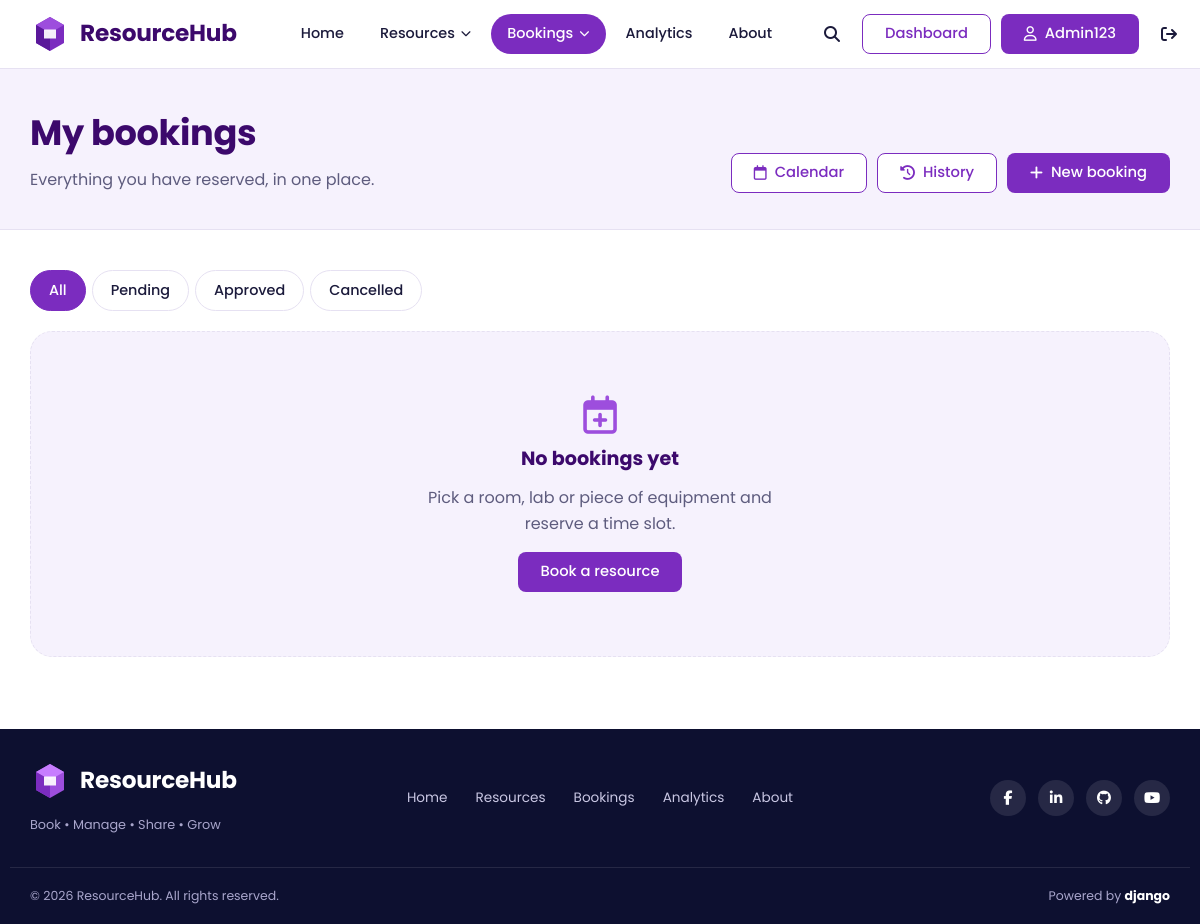
The page /bookings/ (signed in) on the database as committed earlier.
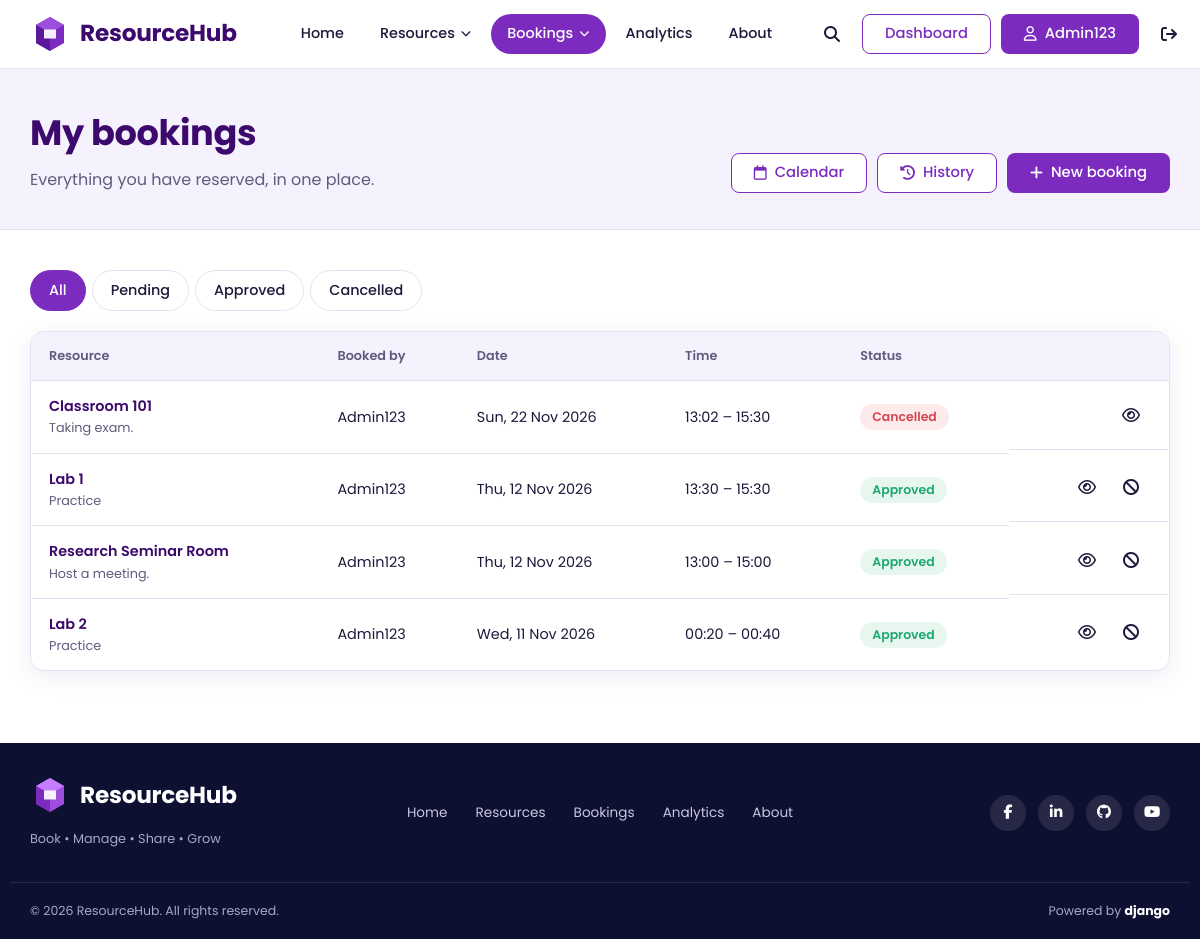
The same page on the database as committed later.
### accounts/models.py (models this page shows, shortened)
class User(AbstractUser):
    ROLE_CHOICES = [
        ("student", "Student"),
        ("teacher", "Teacher"),
        ("admin", "Administrator"),
    ]
    email = models.EmailField(unique=True)
    role = models.CharField(
        max_length=20,
        choices=ROLE_CHOICES,
        default="student",
    )
    department = models.CharField(
        max_length=100,
        blank=True,
    )
    email_verified = models.BooleanField(default=False)

class Profile(models.Model):
    user = models.OneToOneField(
        settings.AUTH_USER_MODEL,
        on_delete=models.CASCADE,
        related_name="profile",
    )
    first_name = models.CharField(
        max_length=120,
        blank=True,
    )
    last_name = models.CharField(
        max_length=100,
        blank=True,
    )
    phone = models.CharField(
        max_length=20,
        blank=True,
    )
    profile_picture = models.ImageField(
        upload_to="profile_pictures/",
        blank=True,
        null=True,
    )
    designation = models.CharField(
        max_length=100,
        blank=True,
    )

### bookings/models.py (models this page shows)
class Booking(models.Model):
    user = models.ForeignKey('accounts.User', on_delete=models.CASCADE, related_name='bookings')
    resource = models.ForeignKey('resources.Resource', on_delete=models.CASCADE, related_name='bookings')
    start_time = models.DateTimeField()
    end_time = models.DateTimeField()
    purpose = models.TextField()
    priority_score = models.FloatField(default=0)
    is_recurring = models.BooleanField(default=False)
    recurrence_rule = models.CharField(max_length=100, blank=True)
    status = models.CharField(max_length=50, default='Pending')
    created_at = models.DateTimeField(auto_now_add=True)

### resources/models.py (models this page shows, shortened)
class Resource(models.Model):
    name = models.CharField(max_length=200)
    category = models.ForeignKey(ResourceCategory, on_delete=models.CASCADE)
    department = models.CharField(max_length=100)
    capacity = models.PositiveIntegerField()
    location = models.CharField(max_length=200)
    qr_code = models.CharField(
        max_length=255,
        unique=True,
        default=uuid.uuid4,
        editable=False
    )
    device_code = models.CharField(
        max_length=100,
        unique=True,
        default=generate_device_code,
        editable=False
    )
    open_time = models.TimeField()
    close_time = models.TimeField()
    status = models.CharField(max_length=50)
    description = models.TextField()

### bookings/views.py (the view)
# urls.py: path('', views.booking_list, name='booking_list'),
@login_required
def booking_list(request):
    bookings = Booking.objects.filter(user=request.user).select_related('resource')
    status = request.GET.get('status')
    if status in ('Pending', 'Approved', 'Cancelled'):
        bookings = bookings.filter(status=status)
    return render(request, 'bookings/booking_list.html', {
        'bookings': bookings.order_by('-start_time'),
    })

### templates/bookings/booking_list.html (shortened to what this page needs)
{% extends 'core/base.html' %}
{% load static %}
{% block extra_css %}<link rel="stylesheet" href="{% static 'css/bookings.css' %}">{% endblock %}
{% block content %}
<section class="page-head">
  <div class="container page-head-inner">
    <div>
      <h1>My bookings</h1>
      <p>Everything you have reserved, in one place.</p>
    </div>
    <div class="head-actions">
      <a class="btn btn-outline" href="{% url 'bookings:booking_calendar' %}"><i class="fa-regular fa-calendar" aria-hidden="true"></i> Calendar</a>
      <a class="btn btn-outline" href="{% url 'bookings:booking_history' %}"><i class="fa-solid fa-clock-rotate-left" aria-hidden="true"></i> History</a>
      <a class="btn btn-primary" href="{% url 'resources:resource_list' %}">
    <i class="fa-solid fa-plus" aria-hidden="true"></i>
    New booking
</a>
    </div>
  </div>
</section>
<section class="section">
  <div class="container">
    <nav class="tabs" aria-label="Filter by status">
      <a class="tab{% if not request.GET.status %} active{% endif %}" href="{% url 'bookings:booking_list' %}">All</a>
      <a class="tab{% if request.GET.status == 'Pending' %} active{% endif %}" href="?status=Pending">Pending</a>
      <a class="tab{% if request.GET.status == 'Approved' %} active{% endif %}" href="?status=Approved">Approved</a>
      <a class="tab{% if request.GET.status == 'Cancelled' %} active{% endif %}" href="?status=Cancelled">Cancelled</a>
    </nav>
    {% if bookings %}
    <div class="panel flush">
      <div class="table-wrap">
        <table class="data-table">
          <thead>
            <tr>
              <th scope="col">Resource</th>
              {% if user.is_staff %}<th scope="col">Booked by</th>{% endif %}
              <th scope="col">Date</th>
              <th scope="col">Time</th>
              <th scope="col">Status</th>
              <th scope="col"><span class="sr-only">Actions</span></th>
            </tr>
          </thead>
          <tbody>
            {% for b in bookings %}
            <tr>
              <td data-label="Resource">
                <a class="row-title" href="{% url 'bookings:booking_detail' b.id %}">{{ b.resource.name }}</a>
                <small class="row-sub">{{ b.purpose|truncatechars:48 }}</small>
              </td>
              {% if user.is_staff %}<td data-label="Booked by">{{ b.user.get_full_name|default:b.user.username }}</td>{% endif %}
              <td data-label="Date">{{ b.start_time|date:"D, d M Y" }}</td>
              <td data-label="Time">{{ b.start_time|time:"H:i" }} – {{ b.end_time|time:"H:i" }}</td>
              <td data-label="Status"><span class="badge badge-{{ b.status|lower|slugify }}">{{ b.status }}</span></td>
              <td class="row-actions">
                <a class="icon-btn" href="{% url 'bookings:booking_detail' b.id %}" aria-label="View booking" title="View"><i class="fa-regular fa-eye" aria-hidden="true"></i></a>
                {% if b.status != 'Cancelled' %}
                <a class="icon-btn icon-danger" href="{% url 'bookings:cancel_booking' b.id %}" aria-label="Cancel booking" title="Cancel"><i class="fa-solid fa-ban" aria-hidden="true"></i></a>
                {% endif %}
              </td>
            </tr>
            {% endfor %}
          </tbody>
        </table>
      </div>
    </div>
    {% else %}
    <div class="empty-state">
      <i class="fa-regular fa-calendar-plus" aria-hidden="true"></i>
      <h2>No bookings yet</h2>
      <p>Pick a room, lab or piece of equipment and reserve a time slot.</p>
      <a class="btn btn-primary" href="{% url 'resources:resource_list' %}">
    Book a resource
</a>
    </div>
    {% endif %}
  </div>
</section>
{% endblock %}

### templates/core/base.html (shortened to what this page needs)
{% load static %}
<!DOCTYPE html>
<html lang="en">
<head>
  <link rel="stylesheet" href="https://cdnjs.cloudflare.com/ajax/libs/font-awesome/6.5.2/css/all.min.css">
  <link rel="stylesheet" href="{% static 'css/master.css' %}">
  {% block extra_css %}{% endblock %}
</head>
<body>
  {% url 'analytics:analytics_dashboard' as analytics_url %}
  {% url 'core:about' as about_url %}
  {% with app=request.resolver_match.app_name page=request.resolver_match.url_name %}
  <header class="site-header" id="siteHeader">
    <div class="container header-inner">
      <a href="/" class="brand" aria-label="ResourceHub home">
        <svg class="brand-mark" viewBox="0 0 40 40" width="40" height="40" aria-hidden="true">
          <path d="M20 3 34 11v18L20 37 6 29V11z" fill="#7B2CBF"/>
          <path d="M20 3 34 11 20 19 6 11z" fill="#9D4EDD"/>
          <path d="M20 19v18L6 29V11z" fill="#5A189A"/>
          <path d="M14 15.5h12v9H14z" fill="#fff" opacity=".92"/>
        </svg>
        <span class="brand-name">ResourceHub</span>
      </a>
      <div class="nav-panel">
        <nav aria-label="Main navigation">
          <ul class="nav-list">
            <li><a class="nav-link{% if page == 'home' %} active{% endif %}" href="/">Home</a></li>
            <li>
              <details class="has-dropdown">
                <summary class="nav-link{% if app == 'resources' %} active{% endif %}">
                  Resources <i class="fa-solid fa-chevron-down" aria-hidden="true"></i>
                </summary>
              </details>
            </li>
            {% if user.is_authenticated %}
            <li>
              <details class="has-dropdown">
                <summary class="nav-link{% if app == 'bookings' or app == 'checkins' or app == 'sharings' %} active{% endif %}">
                  Bookings <i class="fa-solid fa-chevron-down" aria-hidden="true"></i>
                </summary>
              </details>
            </li>
            {% else %}
            <li><a class="nav-link{% if app == 'bookings' %} active{% endif %}" href="{% url 'bookings:booking_list' %}">Bookings</a></li>
            {% endif %}
            <li><a class="nav-link{% if app == 'analytics' %} active{% endif %}" href="{{ analytics_url|default:'/' }}">Analytics</a></li>
            <li><a class="nav-link{% if page == 'about' %} active{% endif %}" href="{{ about_url|default:'/' }}">About</a></li>
          </ul>
        </nav>
        <div class="nav-tools">
          <label for="searchToggle" class="icon-btn" title="Search resources">
            <i class="fa-solid fa-magnifying-glass" aria-hidden="true"></i>
          </label>
          {% if user.is_authenticated %}
            {% if user.is_staff or user.is_superuser or user.role == 'admin' %}
              <a class="btn btn-outline" href="{% url 'core:admin_dashboard' %}">Dashboard</a>
            {% else %}
              <a class="btn btn-outline" href="{% url 'accounts:profile' %}">Dashboard</a>
            {% endif %}
            <a class="btn btn-primary" href="{% url 'accounts:profile' %}">
              <i class="fa-regular fa-user" aria-hidden="true"></i> {{ user.profile.first_name|default:user.username }}
            </a>
            <form method="post" action="{% url 'accounts:logout' %}" class="logout-form">
              <button type="submit" class="icon-btn" aria-label="Log out" title="Log out">
                <i class="fa-solid fa-arrow-right-from-bracket" aria-hidden="true"></i>
              </button>
            </form>
          {% else %}
            <a class="btn btn-outline" href="{% url 'accounts:login' %}">Login</a>
            <a class="btn btn-primary" href="{% url 'accounts:register' %}">Register</a>
          {% endif %}
        </div>
      </div>
    </div>
  </header>
  {% endwith %}
  <main id="main">
    {% block content %}{% endblock %}
  </main>
  <footer class="site-footer">
    <div class="container footer-inner">
      <div class="footer-brand">
        <a href="/" class="brand brand-light">
          <svg class="brand-mark" viewBox="0 0 40 40" width="40" height="40" aria-hidden="true">
            <path d="M20 3 34 11v18L20 37 6 29V11z" fill="#9D4EDD"/>
            <path d="M20 3 34 11 20 19 6 11z" fill="#C77DFF"/>
            <path d="M20 19v18L6 29V11z" fill="#7B2CBF"/>
            <path d="M14 15.5h12v9H14z" fill="#fff" opacity=".92"/>
          </svg>
          <span class="brand-name">ResourceHub</span>
        </a>
        <p class="footer-tagline">Book &bull; Manage &bull; Share &bull; Grow</p>
      </div>
      <nav class="footer-nav" aria-label="Footer navigation">
        <a href="/">Home</a>
        <a href="{% url 'resources:resource_list' %}">Resources</a>
        <a href="{% url 'bookings:booking_list' %}">Bookings</a>
        <a href="{{ analytics_url|default:'/' }}">Analytics</a>
        <a href="{{ about_url|default:'/' }}">About</a>
      </nav>
      <ul class="social">
        <li><a href="https://www.facebook.com/" target="_blank" rel="noopener noreferrer" aria-label="Facebook"><i class="fa-brands fa-facebook-f"></i></a></li>
        <li><a href="https://www.linkedin.com/" target="_blank" rel="noopener noreferrer" aria-label="LinkedIn"><i class="fa-brands fa-linkedin-in"></i></a></li>
        <li><a href="https://github.com/" target="_blank" rel="noopener noreferrer" aria-label="GitHub"><i class="fa-brands fa-github"></i></a></li>
        <li><a href="https://www.youtube.com/" target="_blank" rel="noopener noreferrer" aria-label="YouTube"><i class="fa-brands fa-youtube"></i></a></li>
      </ul>
    </div>
    <div class="container footer-bottom">
      <p>&copy; {% now "Y" %} ResourceHub. All rights reserved.</p>
      <p>Powered by <strong>django</strong></p>
    </div>
  </footer>
</body>
</html>

### static/css/master.css (style rules this page uses)
:root { --brand: #7B2CBF; --brand-dark: #5A189A; --brand-deep: #3C096C; --brand-light: #9D4EDD; --brand-soft: #F3EBFB; --lavender: #F6F2FD; --ink: #1B1A3B; --muted: #5E5C7E; --line: #E6E1F2; --white: #FFFFFF; --navy: #0D1030; --success: #1FA971; --warning: #D98A0B; --danger: #D64550; --radius-sm: 8px; --radius: 14px; --radius-lg: 22px; --shadow: 0 6px 24px rgba(60, 9, 108, .08); --shadow-lg: 0 14px 40px rgba(60, 9, 108, .16); --font: 'Poppins', system-ui, -apple-system, 'Segoe UI', sans-serif; --script: 'Caveat', 'Segoe Script', cursive; --container: 1180px; --header-h: 68px; }
*, *::before, *::after { box-sizing: border-box; }
html { scroll-behavior: smooth; -webkit-text-size-adjust: 100%; }
body { margin: 0; font-family: var(--font); font-size: 1rem; line-height: 1.6; color: var(--ink); background: var(--white); -webkit-font-smoothing: antialiased; }
img, svg { max-width: 100%; display: block; }
a { color: inherit; text-decoration: none; }
ul { list-style: none; margin: 0; padding: 0; }
h1, h2, h3, p { margin: 0; }
button, input { font: inherit; color: inherit; }
button, label[for] { cursor: pointer; }
.container { width: 100%; max-width: var(--container); margin-inline: auto; padding-inline: 20px; }
.btn { display: inline-flex; align-items: center; justify-content: center; gap: 8px; padding: 10px 22px; border: 1.5px solid transparent; border-radius: var(--radius-sm); font-weight: 500; font-size: .92rem; line-height: 1.2; white-space: nowrap; transition: background-color .2s, color .2s, border-color .2s, box-shadow .2s; }
.btn-primary { background: var(--brand); color: #fff; }
.btn-outline { background: #fff; color: var(--brand); border-color: var(--brand); }
.icon-btn { display: inline-grid; place-items: center; width: 40px; height: 40px; background: transparent; border: 0; border-radius: 50%; color: var(--ink); font-size: 1rem; transition: background-color .2s, color .2s; }
.site-header { position: sticky; top: 0; z-index: 100; background: rgba(255, 255, 255, .96); backdrop-filter: blur(8px); border-bottom: 1px solid var(--line); }
.header-inner { display: flex; align-items: center; justify-content: space-between; gap: 24px; min-height: var(--header-h); }
.brand { display: inline-flex; align-items: center; gap: 10px; flex-shrink: 0; }
.brand-name { font-size: 1.45rem; font-weight: 700; letter-spacing: -.01em; color: var(--brand-deep); }
.brand-light .brand-name { color: #fff; }
.nav-panel { display: flex; align-items: center; flex: 1; justify-content: space-between; gap: 24px; }
.nav-list { display: flex; align-items: center; gap: 4px; margin-left: 24px; }
.nav-link { display: inline-flex; align-items: center; gap: 6px; padding: 8px 16px; border: 0; background: transparent; border-radius: 999px; font-size: .9rem; font-weight: 500; color: var(--ink); transition: background-color .2s, color .2s; }
.nav-link.active { background: var(--brand); color: #fff; }
.nav-link i { font-size: .65rem; transition: transform .2s; }
.has-dropdown { position: relative; }
.has-dropdown summary { list-style: none; cursor: pointer; }
.nav-tools { display: flex; align-items: center; gap: 10px; }
.logout-form { margin: 0; display: inline-flex; }
.site-footer { background: var(--navy); color: #C9C7E3; }
.footer-inner { display: grid; grid-template-columns: 1fr auto 1fr; align-items: center; gap: 24px; padding-block: 32px; }
.footer-tagline { margin-top: 6px; font-size: .8rem; color: #A9A6CC; }
.footer-nav { display: flex; flex-wrap: wrap; justify-content: center; gap: 8px 28px; font-size: .85rem; }
.social { display: flex; justify-content: flex-end; gap: 12px; }
.social a { display: grid; place-items: center; width: 36px; height: 36px; border-radius: 50%; background: rgba(255, 255, 255, .1); color: #fff; font-size: .9rem; transition: background-color .2s; }
.footer-bottom { display: flex; justify-content: space-between; gap: 12px; flex-wrap: wrap; padding-block: 18px; border-top: 1px solid rgba(255, 255, 255, .1); font-size: .78rem; color: #A9A6CC; }
.footer-bottom strong { color: #fff; }

Rows that differ between the two databases and show on the page:
added Booking: resource.name "Classroom 101", purpose "Taking exam.", user.get_full_name "Admin123", start_time "Sun, 22 Nov 2026", start_time "13:02", end_time "15:30", status "Cancelled"
added Booking: resource.name "Lab 1", purpose "Practice", user.get_full_name "Admin123", start_time "Thu, 12 Nov 2026", start_time "13:30", end_time "15:30", status "Approved"
added Booking: resource.name "Research Seminar Room", purpose "Host a meeting.", user.get_full_name "Admin123", start_time "Thu, 12 Nov 2026", start_time "13:00", end_time "15:00", status "Approved"
added Booking: resource.name "Lab 2", purpose "Practice", user.get_full_name "Admin123", start_time "Wed, 11 Nov 2026", start_time "00:20", end_time "00:40", status "Approved"
Other text that changed with them:
text no longer shown: "No bookings yet Pick a room, lab or piece of equipment and reserve a time slot. Book a resource"
text now shown: "Resource Booked by Date Time Status"
